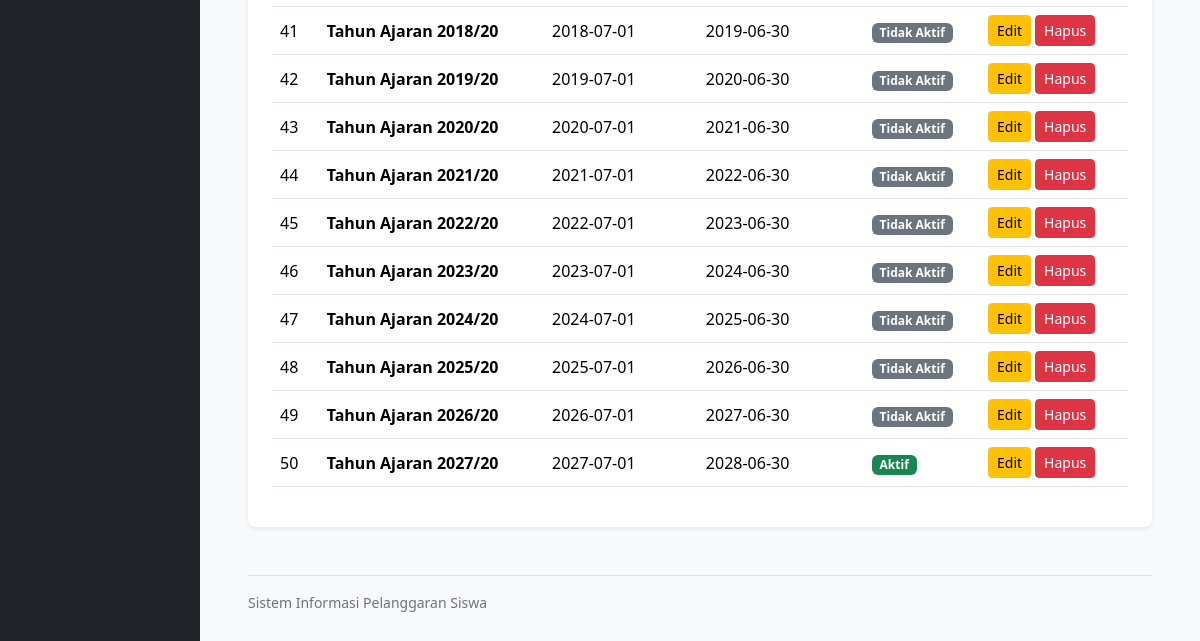
/tahun_ajaran.php (signed in, lower part), run on an earlier commit of the app's database.
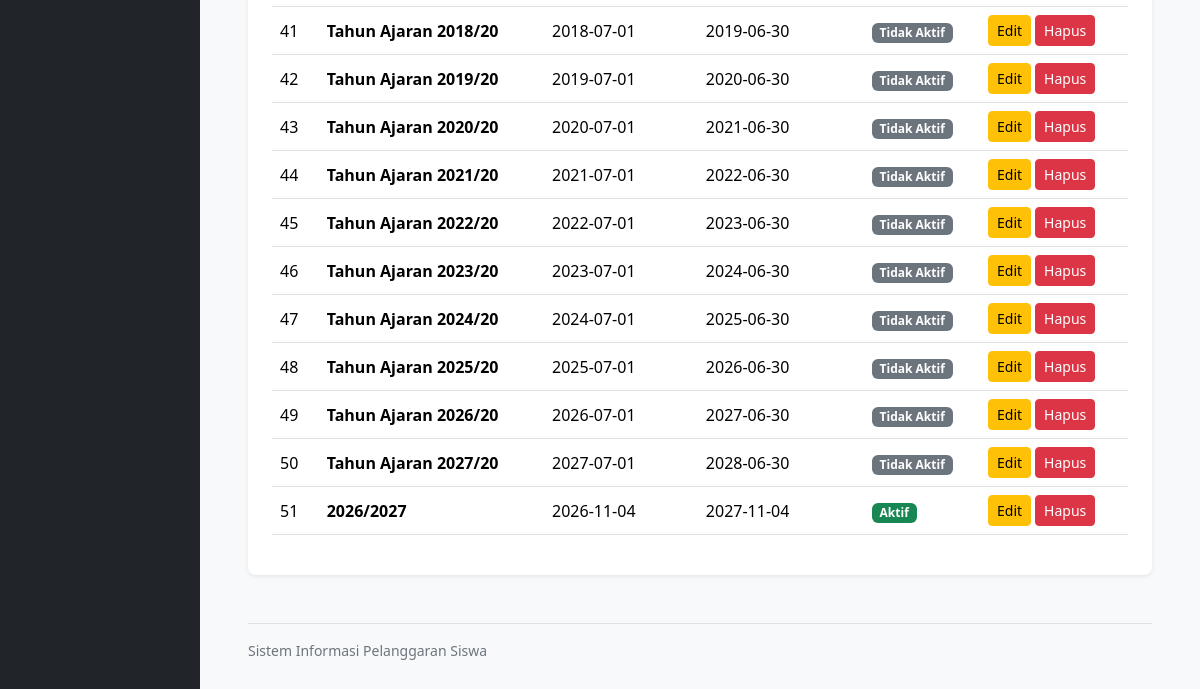
And on a later commit of the database.
### tables this page shows
CREATE TABLE `t_tahun_ajaran` (
  `id` int(11) NOT NULL,
  `nama` varchar(20) NOT NULL,
  `tanggal_mulai` date NOT NULL,
  `tanggal_selesai` date NOT NULL,
  `status_aktif` tinyint(1) NOT NULL,
  `created_at` timestamp NOT NULL DEFAULT current_timestamp(),
  `updated_at` timestamp NOT NULL DEFAULT current_timestamp()
);

### tahun_ajaran.php (the view, shortened to what this page needs)
<?php
require_once __DIR__ . "/config/koneksi.php";
$query = mysqli_query($koneksi, "SELECT * FROM t_tahun_ajaran ORDER BY id ASC");
?>
<!DOCTYPE html>
<html lang="id">
<head>
    <link href="https://cdn.jsdelivr.net/npm/bootstrap@5.3.3/dist/css/bootstrap.min.css" rel="stylesheet">
    <link href="https://cdn.jsdelivr.net/npm/bootstrap-icons@1.11.3/font/bootstrap-icons.min.css" rel="stylesheet">
    <link href="https://cdn.datatables.net/2.3.4/css/dataTables.bootstrap5.min.css" rel="stylesheet">
</head>
<body class="bg-light overflow-hidden">
<div class="container-fluid vh-100 overflow-hidden">
    <div class="row h-100 flex-nowrap">
        <aside class="col-3 col-md-3 col-lg-2 bg-dark vh-100 overflow-auto p-3 flex-shrink-0">
        </aside>
        <main class="col-9 col-md-9 col-lg-10 vh-100 overflow-auto p-3 p-lg-5">
            <div class="card border-0 shadow-sm rounded-3">
                <div class="card-body p-4">
                    <div class="table-responsive">
                        <table id="tabelTahunAjaran" class="table table-hover align-middle">
                            <tbody>
                            <?php $no = 1; ?>
                            <?php while ($tahun = mysqli_fetch_assoc($query)): ?>
                                <tr>
                                    <td><?= $no++; ?></td>
                                    <td class="fw-semibold"><?= htmlspecialchars($tahun['nama']); ?></td>
                                    <td><?= htmlspecialchars($tahun['tanggal_mulai']); ?></td>
                                    <td><?= htmlspecialchars($tahun['tanggal_selesai']); ?></td>
                                    <td>
                                        <?php if ((int)$tahun['status_aktif'] === 1): ?>
                                            <span class="badge bg-success">Aktif</span>
                                        <?php else: ?>
                                            <span class="badge bg-secondary">Tidak Aktif</span>
                                        <?php endif; ?>
                                    </td>
                                    <td>
                                        <div class="d-flex gap-1">
                                            <a href="edit_tahun_ajaran.php?id=<?= (int)$tahun['id']; ?>" class="btn btn-warning btn-sm">Edit</a>
                                            <a href="hapus_tahun_ajaran.php?id=<?= (int)$tahun['id']; ?>"
                                               class="btn btn-danger btn-sm"
                                               onclick="return confirm('Yakin ingin menghapus data tahun ajaran ini?')">
                                                Hapus
                                            </a>
                                        </div>
                                    </td>
                                </tr>
                            <?php endwhile; ?>
                            </tbody>
                        </table>
                    </div>
                </div>
            </div>
            <div class="text-secondary small mt-5 pt-3 border-top">
                Sistem Informasi Pelanggaran Siswa
            </div>
        </main>
    </div>
</div>
</body>
</html>

What changed in the data, as far as the page shows it:
changed t_tahun_ajaran "Tahun Ajaran 2027/20": status_aktif "Aktif" → "Tidak Aktif"
added t_tahun_ajaran: nama "2026/2027", tanggal_mulai "2026-11-04", tanggal_selesai "2027-11-04", status_aktif "Aktif"
